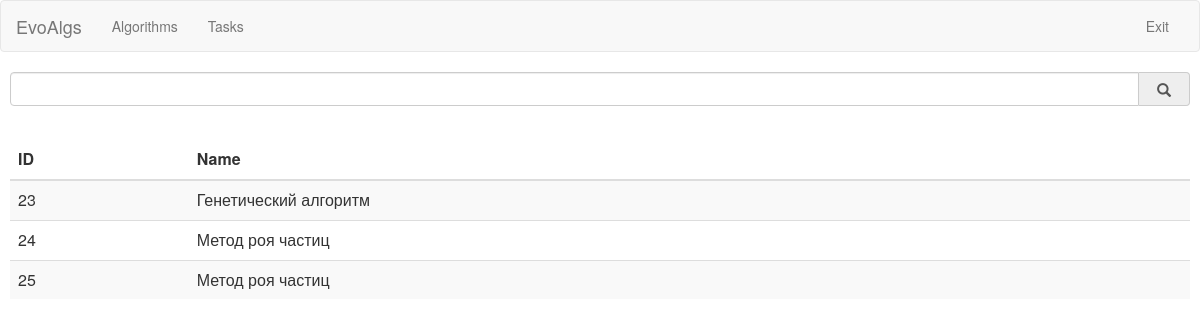
/core/talgs/, run on an earlier commit of the app's database.
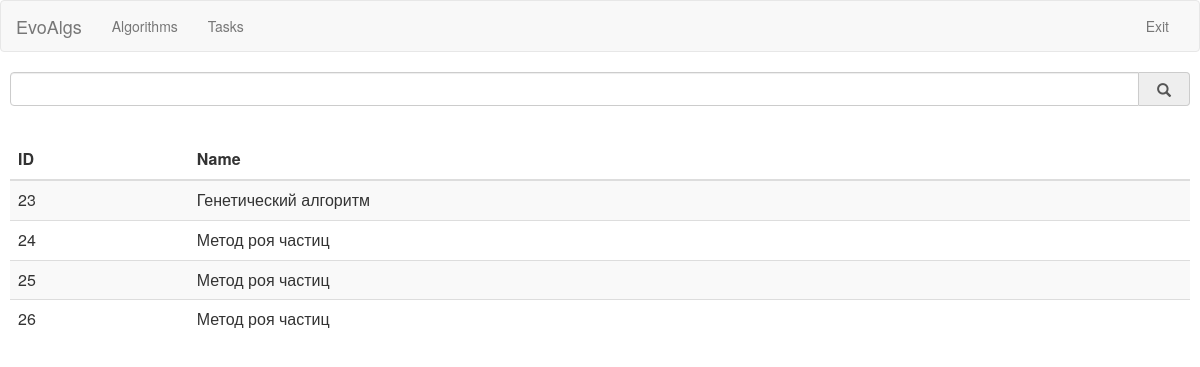
And on a later commit of the database.
### core/models.py (models this page shows)
class TimeStamp(models.Model):
	created_date = models.DateTimeField(auto_now_add=True)
	modified_date = models.DateTimeField(auto_now=True)
	class Meta:
		abstract=True

class AlgTemplate(TimeStamp):
	name=models.CharField(max_length=200)
	strategies=models.ManyToManyField(Strategy)
	params=models.ManyToManyField(AlgParam)
	constructor=models.ForeignKey(AlgConstructor,blank=True,null=True)
	desc=models.CharField(max_length=500,blank=True)

### core/views.py (the view)
class AlgSearch(ListView):
    model=models.AlgTemplate
    template_name="algorithm_search.html"
    context_object_name="algs"
    paginate_by = 10
    def get_queryset(self):
        qs = super(AlgSearch, self).get_queryset()
        if("algname" in self.request.GET) and (self.request.GET["algname"]!=""):
            qs=qs.filter(name__icontains=self.request.GET["algname"])
        return qs
    def get_context_data(self, **kwargs):
        context = super(AlgSearch, self).get_context_data(**kwargs)
        context['get'] = self.request.GET
        return context

### core/templates/algorithm_search.html (shortened to what this page needs)
{% extends "master.html" %}
{% block content %}
<form class="input-group" method="GET">
	<input type="text" name="algname" class="form-control" value="{{ get.algname }}">
	<span class="input-group-addon">
        <button  type="submit" style="background: transparent;border: 0px;">
            <span class="glyphicon glyphicon-search"></span>
        </button>
    </span>
</form>
<br/>
<table class="table table-striped table-hover">
	<thead> <tr> <th>ID</th> <th>Name</th> </tr> </thead>
	<tbody>
		{% for obj in algs %}
			<tr class="clickable-row" data-href='{% url "talg" obj.id %}'><td>{{obj.id}}</td><td>{{obj.name}}</td></tr>
		{% endfor %}
	</tbody>
</table>
{% endblock %}

What changed in the data, as far as the page shows it:
added AlgTemplate: id "26", name "Метод роя частиц"
